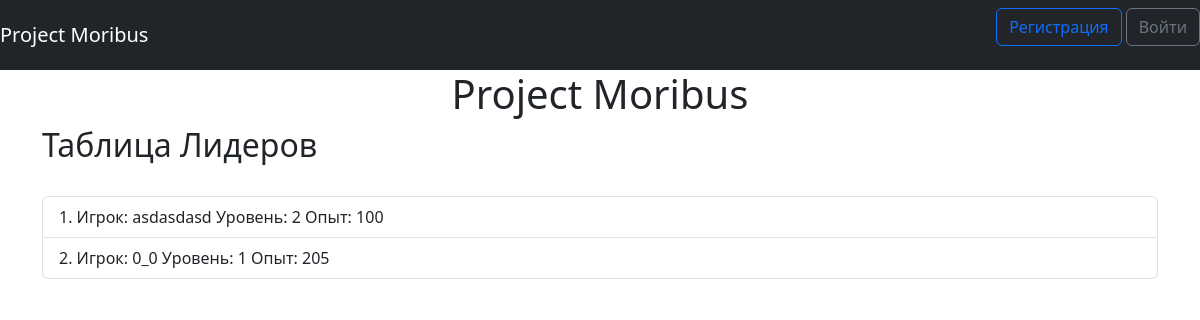
Before: / with the older database file.
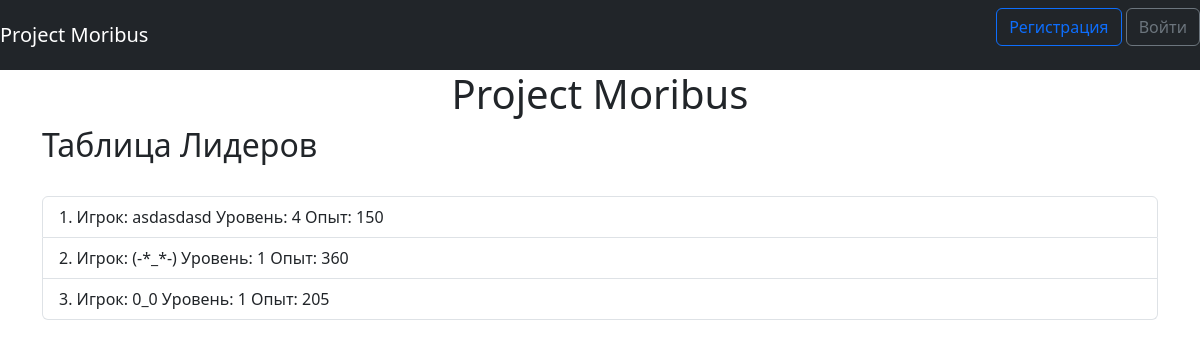
After: the same page with the newer database file.
### data/users.py (models this page shows, shortened)
class User(SqlAlchemyBase, UserMixin, SerializerMixin):
    __tablename__ = 'users'
    id = sqlalchemy.Column(sqlalchemy.Integer, primary_key=True, autoincrement=True)
    name = sqlalchemy.Column(sqlalchemy.String, nullable=True)
    login = sqlalchemy.Column(sqlalchemy.String, nullable=True)
    xp = sqlalchemy.Column(sqlalchemy.Integer, nullable=True)
    level = sqlalchemy.Column(sqlalchemy.Integer, nullable=True)
    inventory = sqlalchemy.Column(sqlalchemy.String, nullable=True)
    hands = sqlalchemy.Column(sqlalchemy.Integer, nullable=True)
    body = sqlalchemy.Column(sqlalchemy.Integer, nullable=True)
    legs = sqlalchemy.Column(sqlalchemy.Integer, nullable=True)
    head = sqlalchemy.Column(sqlalchemy.Integer, nullable=True)
    icon_name = sqlalchemy.Column(sqlalchemy.String, nullable=True)
    energy = sqlalchemy.Column(sqlalchemy.Integer, nullable=True)
    guild_id = sqlalchemy.Column(sqlalchemy.Integer, nullable=True)
    hashed_password = sqlalchemy.Column(sqlalchemy.String, nullable=True)

### main.py (the view)
@app.route('/')
def index():
    db_sess = db_session.create_session()
    db_users = db_sess.query(User).all()
    users = []
    for user in db_users:
        users.append([user.name, user.level, user.xp])
    return \
        render_template("index.html", users=sorted(users, key=lambda x: (x[1], x[2]), reverse=True))

### data/db_session.py (called while the page is built)
def create_session() -> Session:
    global __factory
    return __factory()

### templates/index.html (shortened to what this page needs)
{% extends "base.html" %}
{% block content %}
    <h1 align="center">Project Moribus</h1>
    <h2>Таблица Лидеров</h2>
    <br>
    <ol class="list-group list-group-numbered">
        {% for user in users %}
            <li class="list-group-item">Игрок: {{ user[0] }} Уровень: {{ user[1] }} Опыт: {{ user[2] }}</li>
        {% endfor %}
    </ol>
    <br>
{% endblock %}

Changed rows visible on the page:
changed User "asdasdasd": level "2" → "4"; xp "100" → "150"
added User: name "(-*_*-)", user "1", xp "360"
